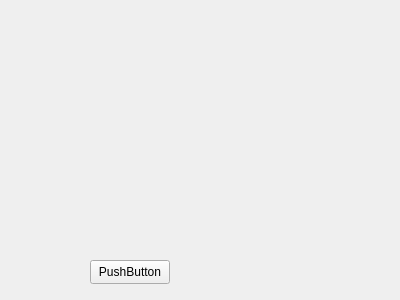
<?xml version="1.0" encoding="UTF-8"?>
<ui version="4.0">
 <class>Form</class>
 <widget class="QWidget" name="Form">
  <property name="geometry">
   <rect>
    <x>0</x>
    <y>0</y>
    <width>400</width>
    <height>300</height>
   </rect>
  </property>
  <property name="windowTitle">
   <string>Form</string>
  </property>
  <widget class="QPushButton" name="pushButton">
   <property name="geometry">
    <rect>
     <x>90</x>
     <y>260</y>
     <width>80</width>
     <height>24</height>
    </rect>
   </property>
   <property name="text">
    <string>PushButton</string>
   </property>
  </widget>
 </widget>
 <resources/>
 <connections/>
</ui>
